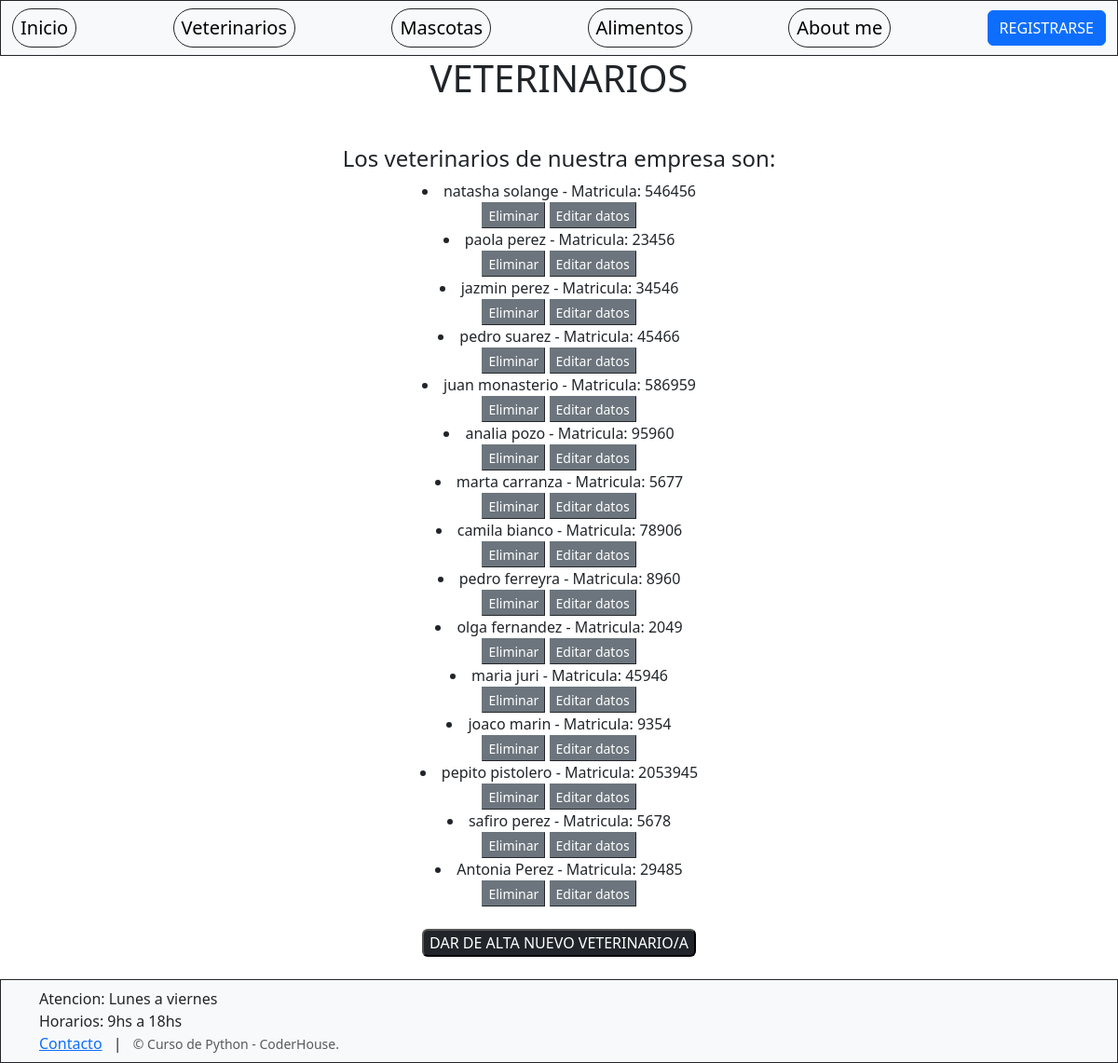
The page /AppCoder/veterinarios on the database as committed earlier.
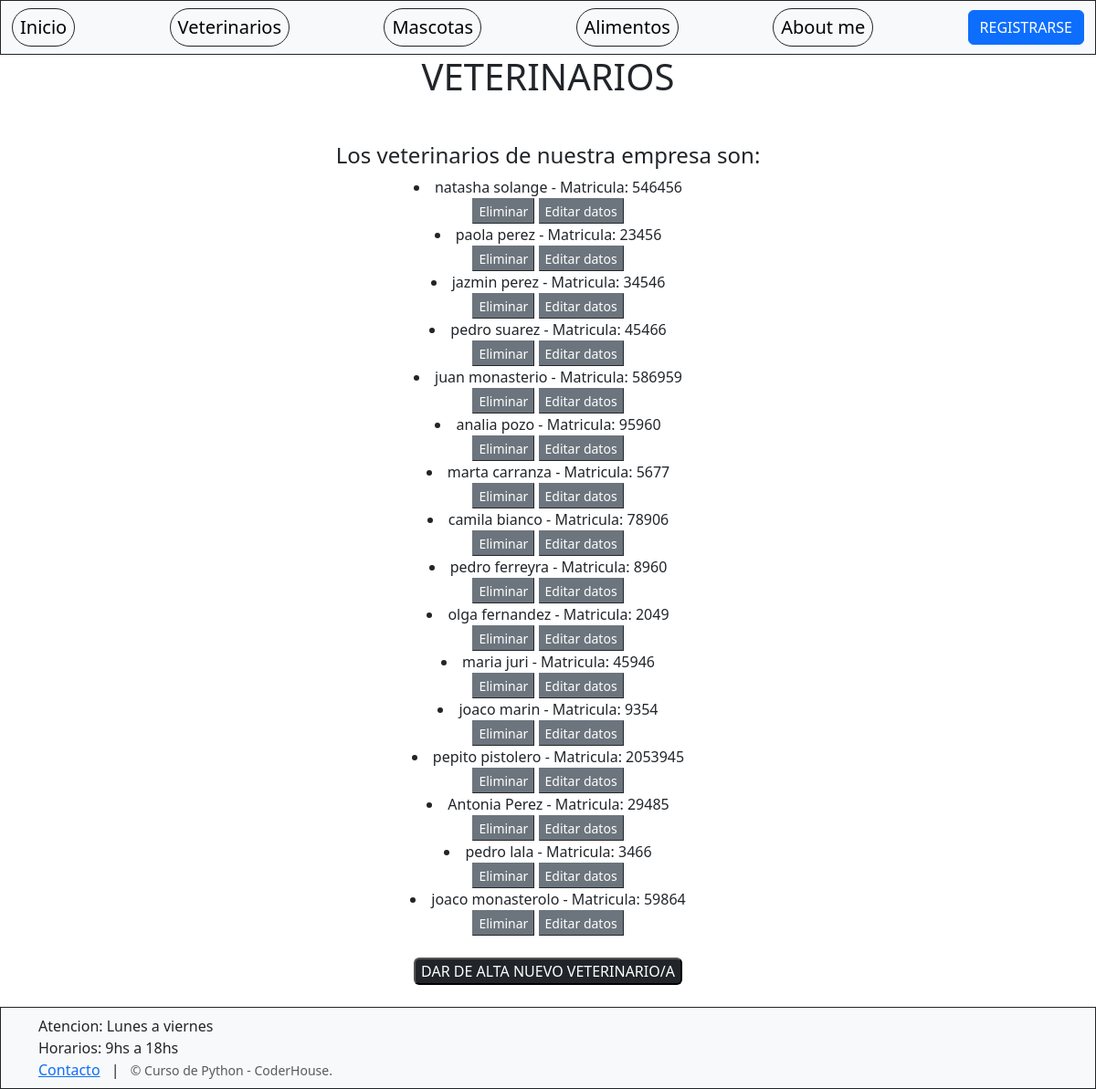
The same page on the database as committed later.
### AppCoder/models.py (models this page shows)
class Veterinarios(models.Model):
    nombre=models.CharField(max_length=30)
    apellido= models.CharField(max_length=30)
    matricula= models.IntegerField()
    def __str__(self):
        return f"{self.nombre} {self.apellido} - Matricula: {self.matricula}"  #como va a aparecer en admin

### AppCoder/views.py (the view)
# urls.py: path('veterinarios', views.leerVeterinarios, name="LeerVeterinarios"),
def leerVeterinarios(request):
    veterinario= Veterinarios.objects.all()
    contexto= {"veterinarios": veterinario}
    return render(request, "AppCoder/veterinarios.html", contexto)

### AppCoder/templates/AppCoder/veterinarios.html
{% extends 'AppCoder/padre.html' %}
{% load static %}
{% block contenidoQueCambia %}
    <div class="text-center">
        <h1 class="mb-5">VETERINARIOS</h1>
        <h4> Los veterinarios de nuestra empresa son: </h4>
        {% for x in veterinarios %}
        <div>
            <li>{{x}}</li>
            <button class="border-secondary border-1 bg-secondary"><a href="{% url 'EliminarVeterinario' x.nombre %}" class="text-white small text-decoration-none">Eliminar</a></button>
            <button class="border-secondary border-1 bg-secondary"><a href="{% url 'EditarVeterinario' x.nombre %}" class="text-white small text-decoration-none">Editar datos</a></button>
        </div>
        {% endfor %}
    </div>
    <div class="text-center py-4">
        <button class="rounded bg-dark"><a href="{% url 'Veterinarios' %}" class=" text-white text-decoration-none" >DAR DE ALTA NUEVO VETERINARIO/A</a></button>
    </div>
{% endblock %}

Rows that differ between the two databases and show on the page:
removed Veterinarios: nombre+apellido+matricula "safiro perez - Matricula: 5678"
added Veterinarios: nombre+apellido+matricula "pedro lala - Matricula: 3466"
added Veterinarios: nombre+apellido+matricula "joaco monasterolo - Matricula: 59864"
